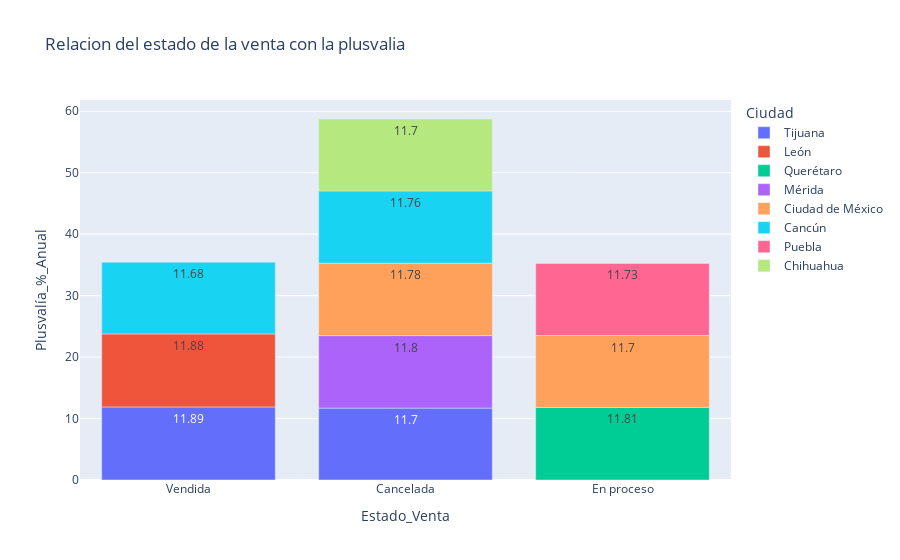

The code cell stored with this chart in its notebook:
### Code cell
#Graficando con plotly 
figura1 = pl.bar(df_mayorvalor, x='Estado_Venta', y= 'Plusvalía_%_Anual', color= 'Ciudad', title= 'Relacion del estado de la venta con la plusvalia', text= 'Plusvalía_%_Anual')
figura1.show()

### Figure 1 — Plotly figure (JSON) as saved in the notebook; plotly's stock layout.template omitted (floating-point values rounded to 4 significant figures)
{"data": [{"alignmentgroup": "True", "hovertemplate": "Ciudad=Tijuana<br>Estado_Venta=%{x}<br>Plusvalía_%_Anual=%{text}<extra></extra>", "legendgroup": "Tijuana", "marker": {"color": "#636efa", "pattern": {"shape": ""}}, "name": "Tijuana", "offsetgroup": "Tijuana", "orientation": "v", "showlegend": true, "text": [11.89, 11.7], "textposition": "auto", "type": "bar", "x": ["Vendida", "Cancelada"], "xaxis": "x", "y": [11.89, 11.7], "yaxis": "y"}, {"alignmentgroup": "True", "hovertemplate": "Ciudad=León<br>Estado_Venta=%{x}<br>Plusvalía_%_Anual=%{text}<extra></extra>", "legendgroup": "León", "marker": {"color": "#EF553B", "pattern": {"shape": ""}}, "name": "León", "offsetgroup": "León", "orientation": "v", "showlegend": true, "text": [11.88], "textposition": "auto", "type": "bar", "x": ["Vendida"], "xaxis": "x", "y": [11.88], "yaxis": "y"}, {"alignmentgroup": "True", "hovertemplate": "Ciudad=Querétaro<br>Estado_Venta=%{x}<br>Plusvalía_%_Anual=%{text}<extra></extra>", "legendgroup": "Querétaro", "marker": {"color": "#00cc96", "pattern": {"shape": ""}}, "name": "Querétaro", "offsetgroup": "Querétaro", "orientation": "v", "showlegend": true, "text": [11.81], "textposition": "auto", "type": "bar", "x": ["En proceso"], "xaxis": "x", "y": [11.81], "yaxis": "y"}, {"alignmentgroup": "True", "hovertemplate": "Ciudad=Mérida<br>Estado_Venta=%{x}<br>Plusvalía_%_Anual=%{text}<extra></extra>", "legendgroup": "Mérida", "marker": {"color": "#ab63fa", "pattern": {"shape": ""}}, "name": "Mérida", "offsetgroup": "Mérida", "orientation": "v", "showlegend": true, "text": [11.8], "textposition": "auto", "type": "bar", "x": ["Cancelada"], "xaxis": "x", "y": [11.8], "yaxis": "y"}, {"alignmentgroup": "True", "hovertemplate": "Ciudad=Ciudad de México<br>Estado_Venta=%{x}<br>Plusvalía_%_Anual=%{text}<extra></extra>", "legendgroup": "Ciudad de México", "marker": {"color": "#FFA15A", "pattern": {"shape": ""}}, "name": "Ciudad de México", "offsetgroup": "Ciudad de México", "orientation": "v", "showlegend": true, "text": [11.78, 11.7], "textposition": "auto", "type": "bar", "x": ["Cancelada", "En proceso"], "xaxis": "x", "y": [11.78, 11.7], "yaxis": "y"}, {"alignmentgroup": "True", "hovertemplate": "Ciudad=Cancún<br>Estado_Venta=%{x}<br>Plusvalía_%_Anual=%{text}<extra></extra>", "legendgroup": "Cancún", "marker": {"color": "#19d3f3", "pattern": {"shape": ""}}, "name": "Cancún", "offsetgroup": "Cancún", "orientation": "v", "showlegend": true, "text": [11.76, 11.68], "textposition": "auto", "type": "bar", "x": ["Cancelada", "Vendida"], "xaxis": "x", "y": [11.76, 11.68], "yaxis": "y"}, {"alignmentgroup": "True", "hovertemplate": "Ciudad=Puebla<br>Estado_Venta=%{x}<br>Plusvalía_%_Anual=%{text}<extra></extra>", "legendgroup": "Puebla", "marker": {"color": "#FF6692", "pattern": {"shape": ""}}, "name": "Puebla", "offsetgroup": "Puebla", "orientation": "v", "showlegend": true, "text": [11.73], "textposition": "auto", "type": "bar", "x": ["En proceso"], "xaxis": "x", "y": [11.73], "yaxis": "y"}, {"alignmentgroup": "True", "hovertemplate": "Ciudad=Chihuahua<br>Estado_Venta=%{x}<br>Plusvalía_%_Anual=%{text}<extra></extra>", "legendgroup": "Chihuahua", "marker": {"color": "#B6E880", "pattern": {"shape": ""}}, "name": "Chihuahua", "offsetgroup": "Chihuahua", "orientation": "v", "showlegend": true, "text": [11.7], "textposition": "auto", "type": "bar", "x": ["Cancelada"], "xaxis": "x", "y": [11.7], "yaxis": "y"}], "layout": {"barmode": "relative", "legend": {"title": {"text": "Ciudad"}, "tracegroupgap": 0}, "title": {"text": "Relacion del estado de la venta con la plusvalia"}, "xaxis": {"anchor": "y", "domain": [0, 1], "title": {"text": "Estado_Venta"}}, "yaxis": {"anchor": "x", "domain": [0, 1], "title": {"text": "Plusvalía_%_Anual"}}}}
